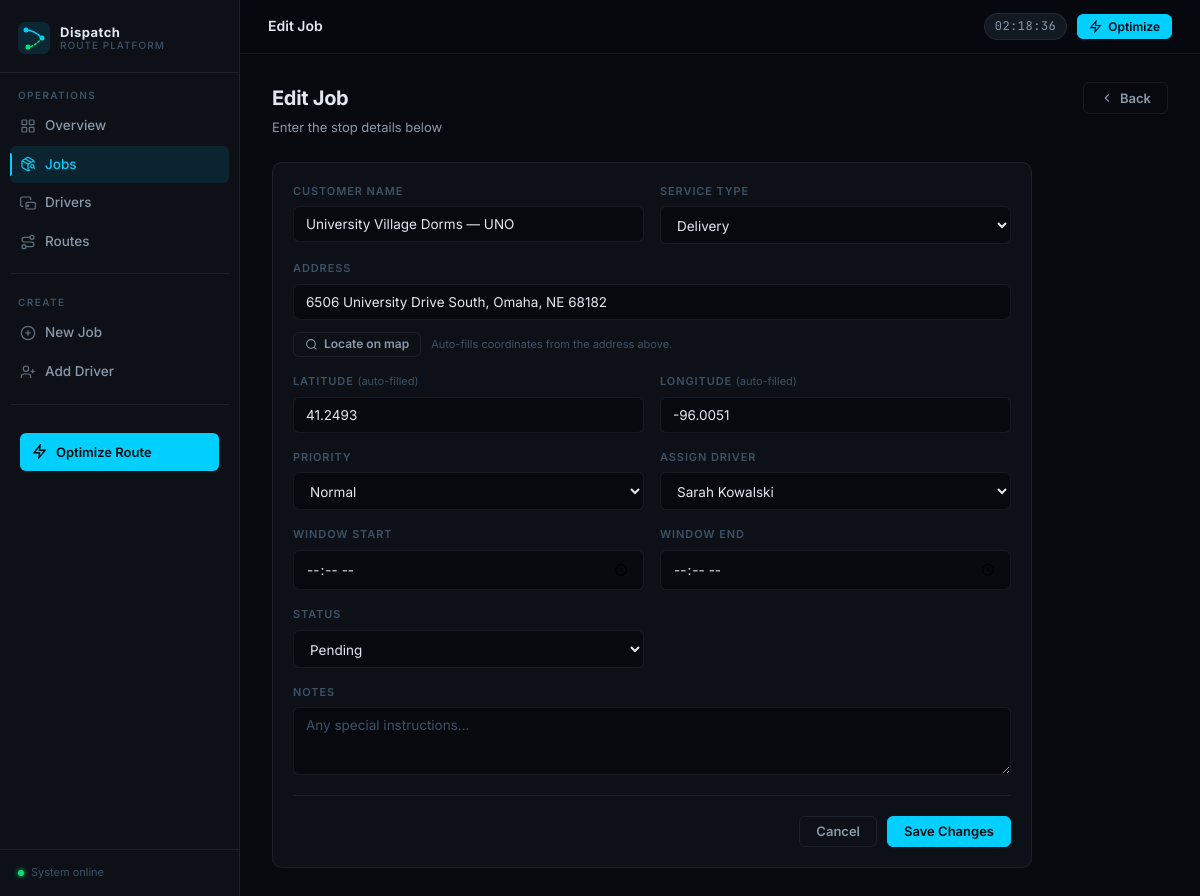
The app's page /jobs/95/edit/ with its own data.
### optimizer/models.py (models this page shows, shortened)
class Job(models.Model):
    PRIORITY_CHOICES = [
        ('low', 'Low'),
        ('normal', 'Normal'),
        ('high', 'High'),
    ]
    STATUS_CHOICES = [
        ('pending', 'Pending'),
        ('in_progress', 'In Progress'),
        ('completed', 'Completed'),
    ]
    SERVICE_CHOICES = [
        ('delivery', 'Delivery'),
        ('pickup', 'Pickup'),
        ('cleaning', 'Cleaning'),
        ('lawn_care', 'Lawn Care'),
        ('repair', 'Repair'),
        ('inspection', 'Inspection'),
        ('other', 'Other'),
    ]
    customer_name = models.CharField(max_length=100)
    address = models.CharField(max_length=255)
    latitude = models.FloatField(null=True, blank=True)
    longitude = models.FloatField(null=True, blank=True)
    service_type = models.CharField(max_length=20, choices=SERVICE_CHOICES, default='delivery')
    priority = models.CharField(max_length=10, choices=PRIORITY_CHOICES, default='normal')
    time_window_start = models.TimeField(null=True, blank=True)
    time_window_end = models.TimeField(null=True, blank=True)
    driver = models.ForeignKey(
        Driver, on_delete=models.SET_NULL,
        null=True, blank=True, related_name='jobs'
    )
    status = models.CharField(max_length=20, choices=STATUS_CHOICES, default='pending')
    notes = models.TextField(blank=True)
    created_at = models.DateTimeField(auto_now_add=True)
    updated_at = models.DateTimeField(auto_now=True)
    class Meta:
        ordering = ['-created_at']

### optimizer/views.py (the view, shortened to what this page needs)
# urls.py: path('jobs/<int:pk>/edit/', views.job_edit, name='job_edit'),
def job_edit(request, pk):
    job = get_object_or_404(Job, pk=pk)
    old_address = job.address
    form = JobForm(request.POST or None, instance=job)
    return render(request, 'optimizer/job_form.html', {'form': form, 'title': 'Edit Job', 'job': job})

### optimizer/forms.py (shortened to what this page needs)
class JobForm(forms.ModelForm):
    class Meta:
        model = Job
        fields = [
            'customer_name', 'address', 'latitude', 'longitude',
            'service_type', 'priority', 'time_window_start', 'time_window_end',
            'driver', 'status', 'notes',
        ]
        widgets = {
            'customer_name': forms.TextInput(attrs={'placeholder': 'Customer full name'}),
            'address': forms.TextInput(attrs={'placeholder': '123 Main St, City, State'}),
            'latitude': forms.NumberInput(attrs={'step': 'any', 'placeholder': 'Auto-filled'}),
            'longitude': forms.NumberInput(attrs={'step': 'any', 'placeholder': 'Auto-filled'}),
            'notes': forms.Textarea(attrs={'rows': 3, 'placeholder': 'Any special instructions...'}),
            'time_window_start': forms.TimeInput(attrs={'type': 'time'}),
            'time_window_end': forms.TimeInput(attrs={'type': 'time'}),
        }

### optimizer/models.py (called while the page is built)
    def __str__(self):
        return self.name

### optimizer/templates/optimizer/job_form.html (shortened to what this page needs)
{% extends 'optimizer/base.html' %}
{% block page_title %}{{ title }}{% endblock %}
{% block content %}
<div class="page-header">
  <div>
    <h1>{{ title }}</h1>
    <div class="sub">Enter the stop details below</div>
  </div>
  <a href="{% url 'job_list' %}" class="btn btn-ghost">
    <svg xmlns="http://www.w3.org/2000/svg" viewBox="0 0 24 24" fill="none" stroke="currentColor"><polyline points="15 18 9 12 15 6"/></svg>
    Back
  </a>
</div>
<div style="max-width:760px;">
  <div class="card">
    <form method="post" id="job-form">
      <div class="form-grid">
        <div class="form-group">
          <label for="{{ form.customer_name.id_for_label }}">Customer Name</label>
          {{ form.customer_name }}
        </div>
        <div class="form-group">
          <label for="{{ form.service_type.id_for_label }}">Service Type</label>
          {{ form.service_type }}
        </div>
        <div class="form-group full">
          <label for="{{ form.address.id_for_label }}">Address</label>
          {{ form.address }}
          <div style="display:flex;align-items:center;gap:10px;margin-top:6px;">
            <button type="button" id="geocode-btn" class="btn btn-ghost btn-sm">
              <svg xmlns="http://www.w3.org/2000/svg" viewBox="0 0 24 24" fill="none" stroke="currentColor"><circle cx="11" cy="11" r="8"/><line x1="21" y1="21" x2="16.65" y2="16.65"/></svg>
              <span id="geocode-label">Locate on map</span>
            </button>
            <span class="helptext">Auto-fills coordinates from the address above.</span>
          </div>
        </div>
        <div class="form-group">
          <label for="{{ form.latitude.id_for_label }}">Latitude <span style="font-weight:400;text-transform:none;letter-spacing:0;color:var(--text-3);">(auto-filled)</span></label>
          {{ form.latitude }}
        </div>
        <div class="form-group">
          <label for="{{ form.longitude.id_for_label }}">Longitude <span style="font-weight:400;text-transform:none;letter-spacing:0;color:var(--text-3);">(auto-filled)</span></label>
          {{ form.longitude }}
        </div>
        <div class="form-group">
          <label for="{{ form.priority.id_for_label }}">Priority</label>
          {{ form.priority }}
        </div>
        <div class="form-group">
          <label for="{{ form.driver.id_for_label }}">Assign Driver</label>
          {{ form.driver }}
        </div>
        <div class="form-group">
          <label for="{{ form.time_window_start.id_for_label }}">Window Start</label>
          {{ form.time_window_start }}
        </div>
        <div class="form-group">
          <label for="{{ form.time_window_end.id_for_label }}">Window End</label>
          {{ form.time_window_end }}
        </div>
        <div class="form-group">
          <label for="{{ form.status.id_for_label }}">Status</label>
          {{ form.status }}
        </div>
        <div class="form-group full">
          <label for="{{ form.notes.id_for_label }}">Notes</label>
          {{ form.notes }}
        </div>
      </div>
      <hr class="divider">
      <div style="display:flex;gap:10px;justify-content:flex-end;">
        <a href="{% url 'job_list' %}" class="btn btn-ghost">Cancel</a>
        <button type="submit" class="btn btn-primary">
          {% if job %}Save Changes{% else %}Create Job{% endif %}
        </button>
      </div>
    </form>
  </div>
</div>
{% endblock %}

### optimizer/static/optimizer/css/style.css (style rules this page uses)
:root { --bg: #07090f; --bg-surface: #0d1117; --bg-elevated: #131920; --bg-hover: #1a2232; --border: rgba(255,255,255,0.07); --border-focus: rgba(0,207,255,0.45); --cyan: #00cfff; --cyan-soft: rgba(0,207,255,0.10); --cyan-mid: rgba(0,207,255,0.20); --green: #00e57a; --green-soft: rgba(0,229,122,0.10); --orange: #f5a623; --orange-soft: rgba(245,166,35,0.12); --red: #f5365c; --red-soft: rgba(245,54,92,0.10); --text: #e1e8f0; --text-2: #8899aa; --text-3: #3d5166; --font: 'Inter', system-ui, sans-serif; --mono: 'JetBrains Mono', monospace; --sidebar-w: 240px; --radius-sm: 6px; --radius: 10px; --radius-lg: 14px; --shadow: 0 4px 24px rgba(0,0,0,0.5); }
*, *::before, *::after { box-sizing: border-box; margin: 0; padding: 0; }
html { scroll-behavior: smooth; }
body { font-family: var(--font); background: var(--bg); color: var(--text); min-height: 100vh; display: flex; font-size: 14px; line-height: 1.6; -webkit-font-smoothing: antialiased; }
.page-header { display: flex; align-items: flex-start; justify-content: space-between; margin-bottom: 24px; }
.page-header h1 { font-size: 20px; font-weight: 700; letter-spacing: -0.3px; color: var(--text); }
.page-header .sub { font-size: 13px; color: var(--text-2); margin-top: 3px; font-weight: 400; }
.card { background: var(--bg-surface); border: 1px solid var(--border); border-radius: var(--radius); padding: 20px; }
.btn { display: inline-flex; align-items: center; gap: 6px; padding: 8px 16px; border-radius: var(--radius-sm); font-size: 13px; font-weight: 600; font-family: var(--font); cursor: pointer; border: 1px solid transparent; text-decoration: none; transition: all 0.15s; white-space: nowrap; line-height: 1; }
.btn svg { width: 14px; height: 14px; stroke-width: 2; flex-shrink: 0; }
.btn-primary { background: var(--cyan); color: #07090f; border-color: var(--cyan); }
.btn-ghost { background: transparent; color: var(--text-2); border-color: var(--border); }
.btn-sm { padding: 5px 11px; font-size: 12px; }
.btn-sm svg { width: 13px; height: 13px; }
.form-grid { display: grid; grid-template-columns: 1fr 1fr; gap: 16px; }
.form-group { display: flex; flex-direction: column; gap: 6px; }
.form-group.full { grid-column: 1 / -1; }
label { font-size: 11px; font-weight: 600; text-transform: uppercase; letter-spacing: 0.9px; color: var(--text-3); }
input[type="text"], input[type="number"], input[type="time"], input[type="email"], select, textarea { background: var(--bg); border: 1px solid var(--border); border-radius: var(--radius-sm); padding: 9px 12px; font-size: 13.5px; font-family: var(--font); color: var(--text); outline: none; transition: border-color 0.15s, box-shadow 0.15s; width: 100%; }
input::placeholder, textarea::placeholder { color: var(--text-3); }
select option { background: var(--bg-surface); color: var(--text); }
.helptext { font-size: 11px; color: var(--text-3); }
.divider { border: none; border-top: 1px solid var(--border); margin: 20px 0; }

### records on screen
Job: customer_name "University Village Dorms — UNO", service_type "Delivery", address "6506 University Drive South, Omaha, NE 68182", latitude "41.2493", longitude "-96.0051", priority "Normal", driver "Sarah Kowalski", status "Pending"

### other values on screen
{{ title }} "Edit Job"
